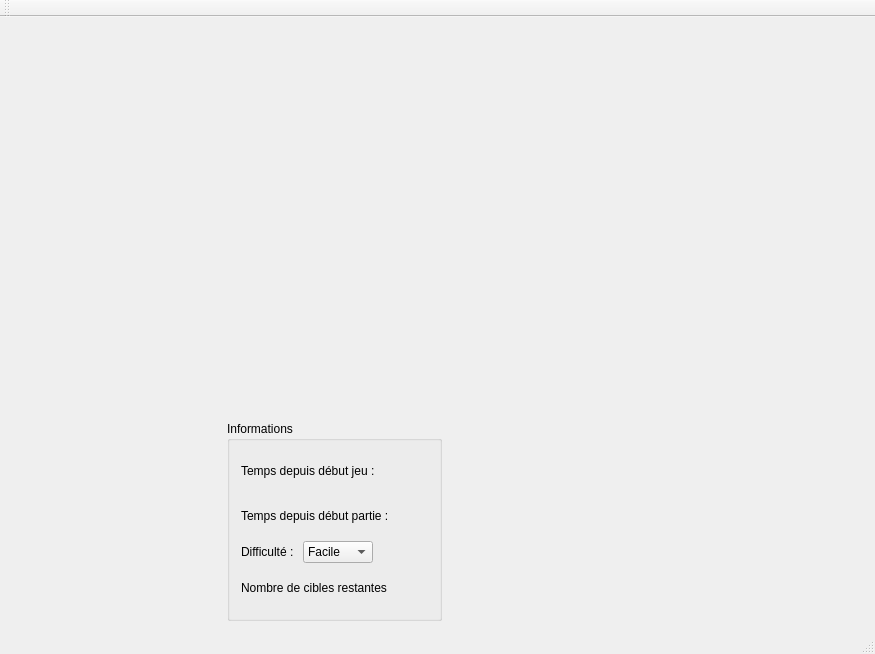
<?xml version="1.0" encoding="UTF-8"?>
<ui version="4.0">
 <class>MainWindow</class>
 <widget class="QMainWindow" name="MainWindow">
  <property name="geometry">
   <rect>
    <x>0</x>
    <y>0</y>
    <width>875</width>
    <height>654</height>
   </rect>
  </property>
  <property name="sizePolicy">
   <sizepolicy hsizetype="Maximum" vsizetype="Maximum">
    <horstretch>0</horstretch>
    <verstretch>0</verstretch>
   </sizepolicy>
  </property>
  <property name="windowTitle">
   <string>MainWindow</string>
  </property>
  <widget class="QWidget" name="centralWidget">
   <layout class="QVBoxLayout" name="verticalLayout_3">
    <item>
     <widget class="GLWindow" name="widget" native="true">
      <property name="sizePolicy">
       <sizepolicy hsizetype="Expanding" vsizetype="Expanding">
        <horstretch>0</horstretch>
        <verstretch>0</verstretch>
       </sizepolicy>
      </property>
      <property name="minimumSize">
       <size>
        <width>200</width>
        <height>200</height>
       </size>
      </property>
     </widget>
    </item>
    <item>
     <layout class="QVBoxLayout" name="verticalLayout_2">
      <item>
       <widget class="QLabel" name="information">
        <property name="text">
         <string/>
        </property>
        <property name="alignment">
         <set>Qt::AlignCenter</set>
        </property>
       </widget>
      </item>
      <item>
       <layout class="QHBoxLayout" name="horizontalLayout_5">
        <item>
         <spacer name="horizontalSpacer_3">
          <property name="orientation">
           <enum>Qt::Horizontal</enum>
          </property>
          <property name="sizeHint" stdset="0">
           <size>
            <width>40</width>
            <height>20</height>
           </size>
          </property>
         </spacer>
        </item>
        <item>
         <widget class="QGroupBox" name="groupBox">
          <property name="title">
           <string>Informations</string>
          </property>
          <layout class="QVBoxLayout" name="verticalLayout">
           <item>
            <layout class="QHBoxLayout" name="horizontalLayout_2">
             <item>
              <widget class="QLabel" name="total_time_label">
               <property name="text">
                <string>Temps depuis début jeu :</string>
               </property>
              </widget>
             </item>
             <item>
              <widget class="QLabel" name="total_time_value">
               <property name="text">
                <string/>
               </property>
              </widget>
             </item>
            </layout>
           </item>
           <item>
            <layout class="QHBoxLayout" name="horizontalLayout_3">
             <item>
              <widget class="QLabel" name="game_time_label">
               <property name="text">
                <string>Temps depuis début partie : </string>
               </property>
              </widget>
             </item>
             <item>
              <widget class="QLabel" name="game_time_value">
               <property name="text">
                <string/>
               </property>
              </widget>
             </item>
            </layout>
           </item>
           <item>
            <layout class="QHBoxLayout" name="horizontalLayout">
             <item>
              <widget class="QLabel" name="difficulty_label">
               <property name="text">
                <string>Difficulté : </string>
               </property>
              </widget>
             </item>
             <item>
              <widget class="QComboBox" name="difficulty">
               <property name="maximumSize">
                <size>
                 <width>70</width>
                 <height>16777215</height>
                </size>
               </property>
               <item>
                <property name="text">
                 <string>Facile</string>
                </property>
               </item>
               <item>
                <property name="text">
                 <string>Moyen</string>
                </property>
               </item>
               <item>
                <property name="text">
                 <string>Difficile</string>
                </property>
               </item>
              </widget>
             </item>
             <item>
              <spacer name="horizontalSpacer">
               <property name="orientation">
                <enum>Qt::Horizontal</enum>
               </property>
               <property name="sizeHint" stdset="0">
                <size>
                 <width>40</width>
                 <height>20</height>
                </size>
               </property>
              </spacer>
             </item>
            </layout>
           </item>
           <item>
            <layout class="QHBoxLayout" name="horizontalLayout_4">
             <item>
              <widget class="QLabel" name="target_remainding_label">
               <property name="text">
                <string>Nombre de cibles restantes</string>
               </property>
              </widget>
             </item>
             <item>
              <widget class="QLabel" name="targetremainding_value">
               <property name="text">
                <string/>
               </property>
              </widget>
             </item>
            </layout>
           </item>
          </layout>
         </widget>
        </item>
        <item>
         <spacer name="horizontalSpacer_2">
          <property name="orientation">
           <enum>Qt::Horizontal</enum>
          </property>
          <property name="sizeHint" stdset="0">
           <size>
            <width>40</width>
            <height>20</height>
           </size>
          </property>
         </spacer>
        </item>
        <item>
         <widget class="QLabel" name="camera">
          <property name="sizePolicy">
           <sizepolicy hsizetype="Preferred" vsizetype="Preferred">
            <horstretch>0</horstretch>
            <verstretch>0</verstretch>
           </sizepolicy>
          </property>
          <property name="minimumSize">
           <size>
            <width>200</width>
            <height>200</height>
           </size>
          </property>
          <property name="maximumSize">
           <size>
            <width>400</width>
            <height>200</height>
           </size>
          </property>
          <property name="text">
           <string/>
          </property>
         </widget>
        </item>
       </layout>
      </item>
     </layout>
    </item>
   </layout>
   <zorder>widget</zorder>
   <zorder>difficulty_label</zorder>
   <zorder>total_time_label</zorder>
   <zorder>total_time_value</zorder>
   <zorder>total_time_label</zorder>
   <zorder>groupBox</zorder>
   <zorder>horizontalSpacer_2</zorder>
   <zorder>target_remainding_label</zorder>
   <zorder>targetremainding_value</zorder>
   <zorder>information</zorder>
  </widget>
  <widget class="QMenuBar" name="menuBar">
   <property name="geometry">
    <rect>
     <x>0</x>
     <y>0</y>
     <width>875</width>
     <height>21</height>
    </rect>
   </property>
  </widget>
  <widget class="QToolBar" name="mainToolBar">
   <attribute name="toolBarArea">
    <enum>TopToolBarArea</enum>
   </attribute>
   <attribute name="toolBarBreak">
    <bool>false</bool>
   </attribute>
  </widget>
  <widget class="QStatusBar" name="statusBar"/>
 </widget>
 <layoutdefault spacing="6" margin="11"/>
 <customwidgets>
  <customwidget>
   <class>GLWindow</class>
   <extends>QWidget</extends>
   <header location="global">glwindow.h</header>
   <container>1</container>
  </customwidget>
 </customwidgets>
 <resources/>
 <connections/>
</ui>
